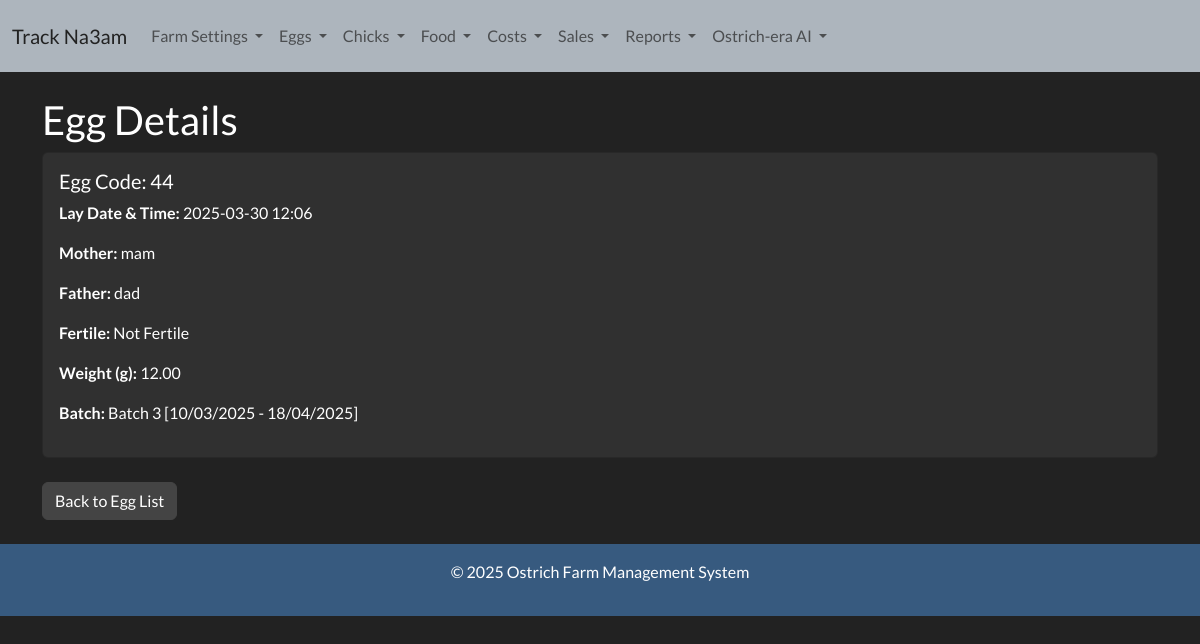
Screenshot of /egg-detail/44/ with the database file from the repository.
### ostrich/models.py (models this page shows, shortened)
class Egg(models.Model):
    sale_choices = (
        ('exists','exists'),
        ('sold','sold')
    )
    egg_code = models.CharField(max_length=50, unique=True)
    lay_date_time = models.DateTimeField(default=timezone.now)
    mother = models.ForeignKey('Ostrich', on_delete=models.PROTECT, related_name='eggs_laid', null=True, blank=True)
    father = models.ForeignKey('Ostrich', on_delete=models.PROTECT, related_name='eggs_fathered', null=True, blank=True)
    fertile = models.CharField(
        max_length=20,
        default='Waiting First Check',
        choices=[
            ('Waiting First Check', 'Waiting First Check'),
            ('Fertile', 'Fertile'),
            ('Not Fertile', 'Not Fertile')
        ]
    )
    weight = models.DecimalField(max_digits=5, decimal_places=2, null=True, blank=True)
    batch = models.ForeignKey('Batch', on_delete=models.SET_NULL, null=True, blank=True, related_name='eggs')
    status = models.CharField(max_length= 100, default="exists",choices = sale_choices, null=True)

class Ostrich(models.Model):
    gender_choices= (
        ('male','male'),
        ('female','female')
    )
    existance_choices = (
        ('exists','exists'),
        ('sold', 'sold'),
        ('slaughtered','Slaughtered')
    )
    family = models.ForeignKey(Family, on_delete=models.CASCADE, related_name='ostriches')
    name = models.CharField(max_length=100)
    age = models.IntegerField(blank=True, null=True)
    gender = models.CharField(max_length= 100, choices = gender_choices, null=True)
    status = models.CharField(max_length= 100, default="exists",choices = existance_choices, null=True)

class Batch(models.Model):
    creation_date = models.DateTimeField(default=timezone.now)
    first_check_date = models.DateTimeField(blank=True, null=True)
    finish_date = models.DateTimeField(blank=True, null=True)
    batch_code = models.CharField(max_length=100, unique=True, blank=True)

### ostrich/views.py (the view)
# urls.py: path('egg-detail/<str:egg_code>/', views.egg_detail, name='egg_detail'),
def egg_detail(request, egg_code):
    egg = get_object_or_404(Egg, egg_code=egg_code)
    return render(request, 'eggs/egg_detail.html', {'egg': egg})

### templates/eggs/egg_detail.html
{% extends 'base.html' %}
{% block content %}
<h2>Egg Details</h2>
<div class="card">
    <div class="card-body">
        <h5 class="card-title">Egg Code: {{ egg.egg_code }}</h5>
        <p><strong>Lay Date & Time:</strong> {{ egg.lay_date_time|date:"Y-m-d H:i" }}</p>
        <p><strong>Mother:</strong> {{ egg.mother.name|default:"N/A" }}</p>
        <p><strong>Father:</strong> {{ egg.father.name|default:"N/A" }}</p>
        <p><strong>Fertile:</strong> {{ egg.fertile }}</p>
        <p><strong>Weight (g):</strong> {{ egg.weight|default:"N/A" }}</p>
        <p><strong>Batch:</strong>
            {% if egg.batch %}
                {{ egg.batch.batch_code }}
            {% else %}
                Not in a batch
            {% endif %}
        </p>
    </div>
</div>
<div class="mt-4">
    <a href="{% url 'egg_list' %}" class="btn btn-secondary">Back to Egg List</a>
</div>
{% endblock %}

### rows the page displays
Egg: egg_code "44", lay_date_time "2025-03-30 12:06", mother.name "mam", father.name "dad", fertile "Not Fertile", weight "12.00", batch.batch_code "Batch 3 [10/03/2025 - 18/04/2025]"
